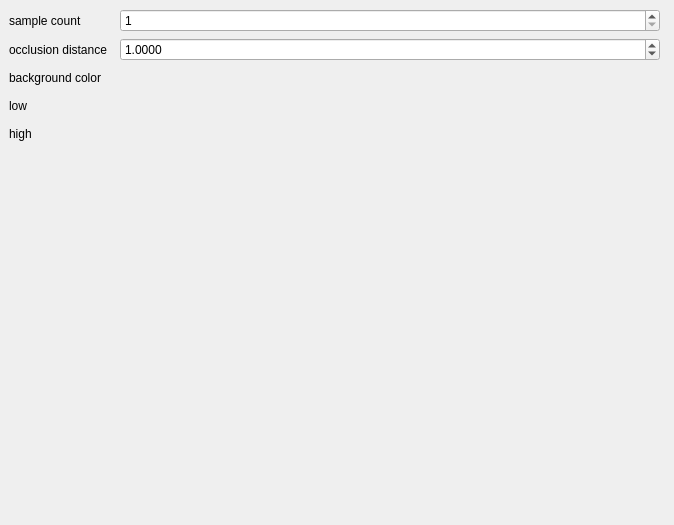
<?xml version="1.0" encoding="UTF-8"?>
<ui version="4.0">
 <class>AO</class>
 <widget class="QWidget" name="AO">
  <property name="geometry">
   <rect>
    <x>0</x>
    <y>0</y>
    <width>674</width>
    <height>525</height>
   </rect>
  </property>
  <property name="sizePolicy">
   <sizepolicy hsizetype="Expanding" vsizetype="Fixed">
    <horstretch>0</horstretch>
    <verstretch>0</verstretch>
   </sizepolicy>
  </property>
  <property name="windowTitle">
   <string>Form</string>
  </property>
  <widget class="QWidget" name="formLayoutWidget">
   <property name="geometry">
    <rect>
     <x>9</x>
     <y>9</y>
     <width>651</width>
     <height>511</height>
    </rect>
   </property>
   <layout class="QFormLayout" name="formLayout">
    <item row="0" column="0">
     <widget class="QLabel" name="label">
      <property name="text">
       <string>sample count  </string>
      </property>
     </widget>
    </item>
    <item row="0" column="1">
     <widget class="QSpinBox" name="sample_count_spinbox">
      <property name="sizePolicy">
       <sizepolicy hsizetype="Expanding" vsizetype="Fixed">
        <horstretch>0</horstretch>
        <verstretch>0</verstretch>
       </sizepolicy>
      </property>
      <property name="minimum">
       <number>1</number>
      </property>
     </widget>
    </item>
    <item row="1" column="0">
     <widget class="QLabel" name="label_2">
      <property name="text">
       <string>occlusion distance  </string>
      </property>
     </widget>
    </item>
    <item row="1" column="1">
     <widget class="QDoubleSpinBox" name="occlusion_distance_spinbox">
      <property name="decimals">
       <number>4</number>
      </property>
      <property name="maximum">
       <double>99999.000000000000000</double>
      </property>
      <property name="singleStep">
       <double>0.100000000000000</double>
      </property>
      <property name="stepType">
       <enum>QAbstractSpinBox::AdaptiveDecimalStepType</enum>
      </property>
      <property name="value">
       <double>1.000000000000000</double>
      </property>
     </widget>
    </item>
    <item row="2" column="0">
     <widget class="QLabel" name="label_3">
      <property name="text">
       <string>background color  </string>
      </property>
     </widget>
    </item>
    <item row="3" column="0">
     <widget class="QLabel" name="label_4">
      <property name="text">
       <string>low  </string>
      </property>
     </widget>
    </item>
    <item row="4" column="0">
     <widget class="QLabel" name="label_5">
      <property name="text">
       <string>high  </string>
      </property>
     </widget>
    </item>
    <item row="2" column="1">
     <widget class="QPushButton" name="background_color">
      <property name="text">
       <string/>
      </property>
      <property name="flat">
       <bool>true</bool>
      </property>
     </widget>
    </item>
    <item row="3" column="1">
     <widget class="QPushButton" name="low_color">
      <property name="text">
       <string/>
      </property>
      <property name="flat">
       <bool>true</bool>
      </property>
     </widget>
    </item>
    <item row="4" column="1">
     <widget class="QPushButton" name="high_color">
      <property name="text">
       <string/>
      </property>
      <property name="flat">
       <bool>true</bool>
      </property>
     </widget>
    </item>
   </layout>
  </widget>
 </widget>
 <resources/>
 <connections/>
</ui>
